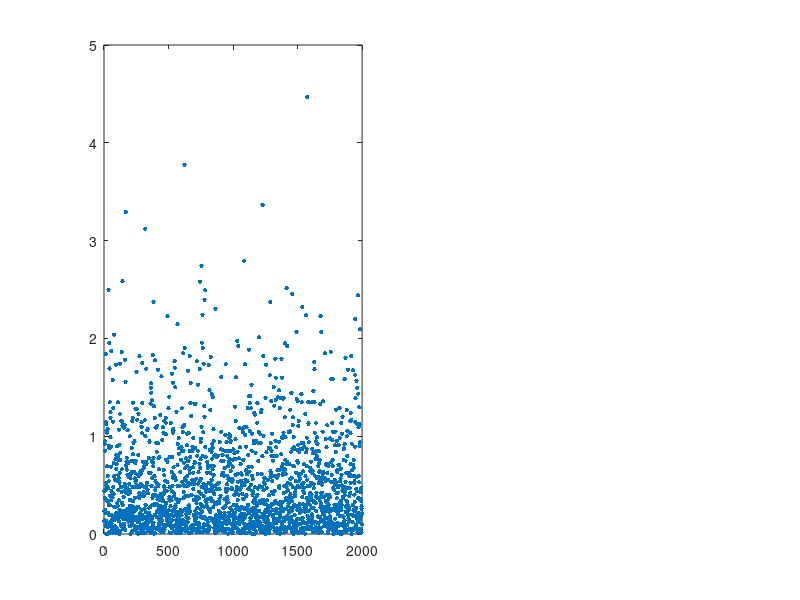

Here is the MATLAB script that generated this plot: (Note: this script raises an error after producing the figure.)
clear all ; 
close all ; 
clc; 

%generation sla dist exp apartir de dist unif
N=2000;
U=rand(1,N);
lambda= 2 ; 

%application de la fct inverse 
X=-log(U)/ lambda ;

subplot(121),
plot(X,'.','MarkerSize',10);
% axis([1,N,a-1,b+1]); 
hold on ,
plot ([1,N] , [a a], 'g:') 
plot ([1,N] , [b b], 'g:') 
hold off, 

subplot(122),

%verification 
maxx =max(X) ; 
moyX=1/lambda;
%choix de resolution 
lk =moyX/10 ; pointsx= (0: lk:maxx); 
%
[nn,xx] =hist(X,pointsx); 
bar(xx, nn/(N*lk)); hold on 
% theoretical exp distribution 
pth=lambda * exp(-lambda*pointsx) ; 
plot (pointsx, pth, 'r' ) , hold off ;
grid
